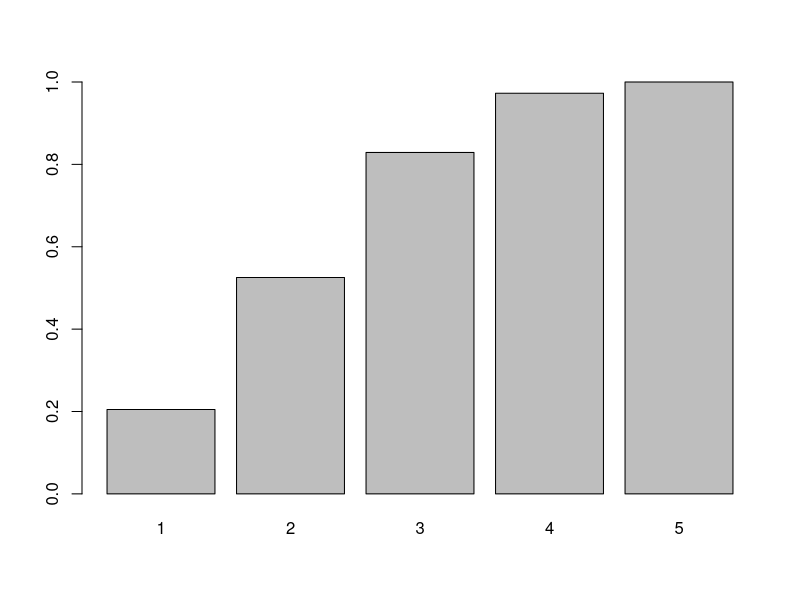
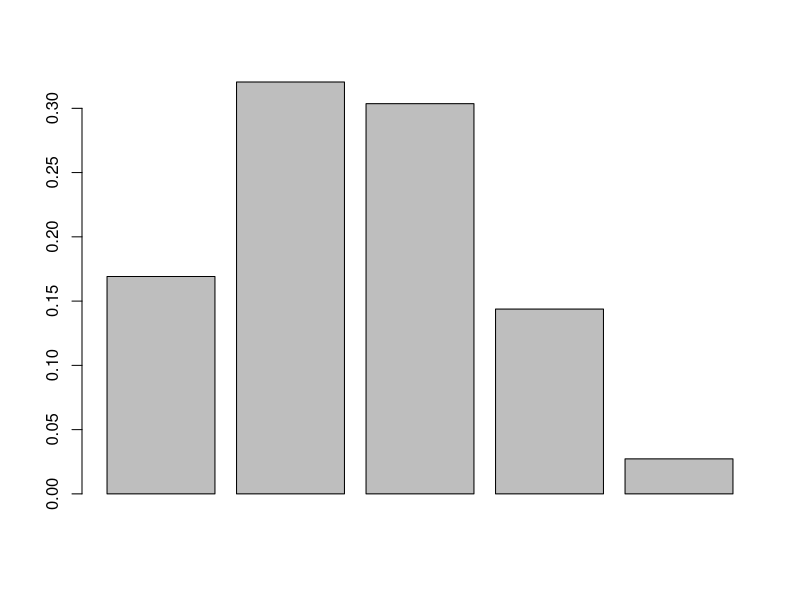
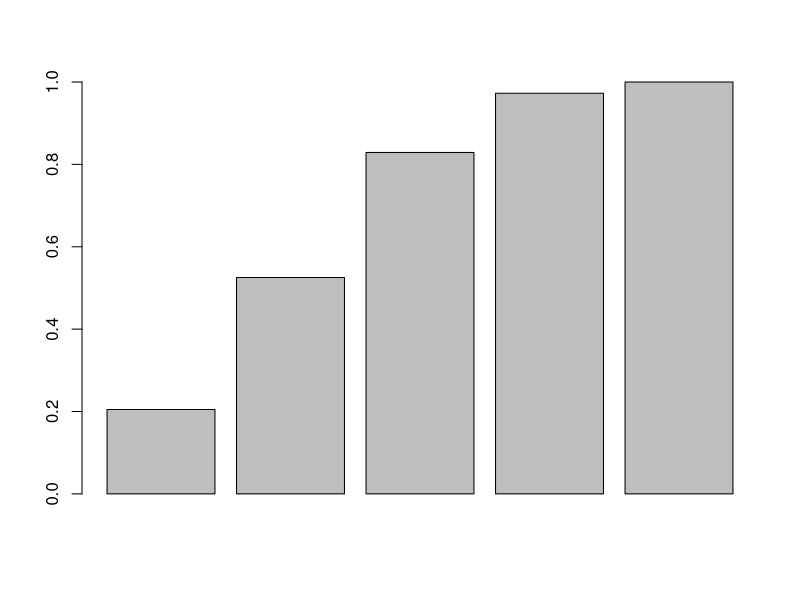

The R script that drew these images, in order: (Note: this script raises an error after producing the figures.)
############################################################################
### Deskriptive Statistik - Uebungserie 5: Zusammenhang
###
### Nicolas Stern
### 17.11.2018
###
#############################################################################
# Uebungserie 6 - Trace
getwd()
setwd("C:/ieu/workspace/R/descriptive-statistik/")


# Aufgabe: Binomialverteilung
# Aufgabe: Die Wahrscheinlichkeit, dass man im Roulette bei einmaligem Setzen 
# auf „rot“ gewinnt, ist p = 18/37 = 0.486. 
# Deﬁnieren wir mit x jene Anzahl der Spiele,
# bei denen man bei fünfmaligem Setzenauf „rot“ gewinnt.
# - Wie gross ist bei fünfmaligem Setzen auf „rot“ die Wahrscheinlichkeit, 
# dass man öfter gewinnt als verliert?

# anz. male gewinnen > anz. Male verloren (auf 5 Spiele) => anzahl erfolge = 3, 4, oder 5
# prob fuer 3, 4, 5 male gewinnen:
dbinom(3, size=5, prob=18/37)
dbinom(3, size=5, prob=18/37) + dbinom(4, size=5, prob=18/37)
dbinom(3, size=5, prob=18/37) + dbinom(4, size=5, prob=18/37) + dbinom(5, size=5, prob=18/37)
pbinom(5, size=5, prob=18/37) - pbinom(2, size=5, prob=18/37)

# - Welche Anzahl der Gewinne wird in 90% der Fälle höchstens erreicht?
pbinom(0, size=5, prob=18/37)
pbinom(1, size=5, prob=18/37)
pbinom(2, size=5, prob=18/37)
pbinom(3, size=5, prob=18/37)
pbinom(4, size=5, prob=18/37)
barplot(pbinom(1:5, size=5, prob=18/37, lower.tail = T),names=1:5)
?qbinom
qbinom(1, size=5, prob=18/37)
qbinom(0., size=5, prob=18/37, lower.tail = F)
dbinom(3, size=5, prob=18/37)
dbinom(4, size=5, prob=18/37)
dbinom(5, size=5, prob=18/37)

barplot(dbinom(1:5, size=5, prob=18/37))
barplot(pbinom(1:5, size=5, prob=18/37))
vec <- c(0.1, 0.2, 0.3, 0.4, 0.5, 0.6, 0.7, 0.8, 0.9, 1)
qbinom(vec, size = 5, prob=18/37)
qbinom(0.9, size = 1:5, prob=18/37)

qbinom(0.38,51,1/2)
pbinom(1:50, size = 50, prob=1/2)
pbinom(24, size = 51, prob=1/2)

x <- 0:5
y <-  pbinom(0:5, size=5, prob=18/37)
max <- which (mat[,2] > 0.9)
mat <- matrix(c(x, y), nrow = 6, byrow = FALSE)
max <- which (mat[,2] > 0.9)
mat[max, ]

# recherche
dbinom(50, size = 50, 0.5)

# recherche
pbinom(1, size= 7, prob=1/6)
barplot(pbinom(1:7, size= 7, prob=1/6))


barplot(dbinom(1:5, size=5, prob=18/37), names=1:5)
barplot(dbinom(1:5, size=5, prob=0.5), names=1:5)

barplot(pbinom(1:6, size=6, prob=1/6), names=1:6)


# recherche
# on achète un ticket pendant 4 semaines
# probabilité de gagner 2 X ?
# n: Anz. Erreignisse = 4
# p: Wahrscheinlichkeit fuer 1 gewinn : 
# x: Anz. Erfolge 2
d1 <- dbinom(x= 2, size = 4, prob = 0.003)
d1

6/49
n <- 1:50
barplot(pbinom(n, size = 50, prob=0.5), names=n)
?pbinom

a## Aufgabe: Hypergeometrische Verteilung
### Aufgabe
# Poker wird mit 52 Karten gespielt, jeweils 13 Karten der Farben ♥, ♦, ♣ und ♠. 
# Bei der Variante Five-Card-Stud erhält jeder Spieler 5 Karten zufällig zugeteilt.
# 1 Wie gross ist die Wahrscheinlichkeit, dass der Spieler ein Flush (5 Karten derselben Farbe) erhält?
# 2 Wie gross ist die Wahrscheinlichkeit, dass der Spieler vier gleiche Karten erhält?
dhyper()
choose (6, 4)*choose (14, 1) / choose(20, 5)
dhyper (x=4, m=6, n=14, k=5)

# q1 : formel. 
# N: Anzahl der Elemente in der Grundgesamtheit: 52
# M: Anzahl der Elemente, die für uns günstig sind : 13
# n: Grösse der Stichprobe : 5 
# k: Anzahl der Elemente aus M, die in n enthalten sind : 5
# Formel in R: choose (M, k) x choose (N-M, n-k) / choose(N,n)
choose (13, 5)*choose (39, 0) / choose(52, 5)
dhyper (x=5, m=13, n=39, k=5)
  

## Aufgabe: Poissonverteilung
## Aufgabe: Das Restaurant Fat’s Pizza führt Buch über die Anzahl an Gästen, 
# die das Restaurant betreten. Laut der Aufzeichnungen ist der Erwartungswert 
# µ = 12.1 zwischen 20:00 und 22:00 Uhr. 
# Bestimmen Sie mit der Poisson-Verteilung die Wahrscheinlichkeit, 
# dass zwischen 20 Uhr und 22 Uhr folgende Szenarien auftauchen:

barplot(dpois(0:20, lambda = 12))


#Es sind genau 8 Gäste im Restaurant.
dpois(8, lambda = 12)
#Es sind höchstens 10 Gäste im Restaurant.
ppois(10, lambda = 12, lower.tail = T )
#Es sind zwischen 9 und 15 Gäste im Restaurant.
ppois(15, lambda = 12, lower.tail = T) - dpois(9, lambda = 12)
#Es sind mindestens 11 Gäste anwesend.
ppois(11, lambda = 12, lower.tail = F)


# example: radioactive decay
# cf https://www.youtube.com/watch?v=jmqZG6roVqU
# avg. is 2.3 decays per second
# what is the probability of having 3 decays in any period of 2 seconds?
dpois(3, lambda = 4.6)
barplot(dpois(0:10, lambda = 4.6))
ppois(3, lambda = 4.6, lower.tail = T)

